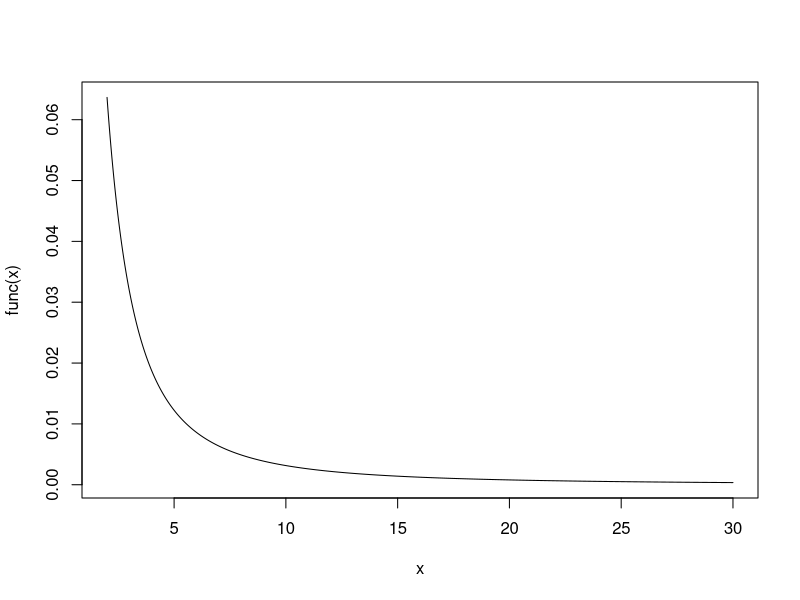
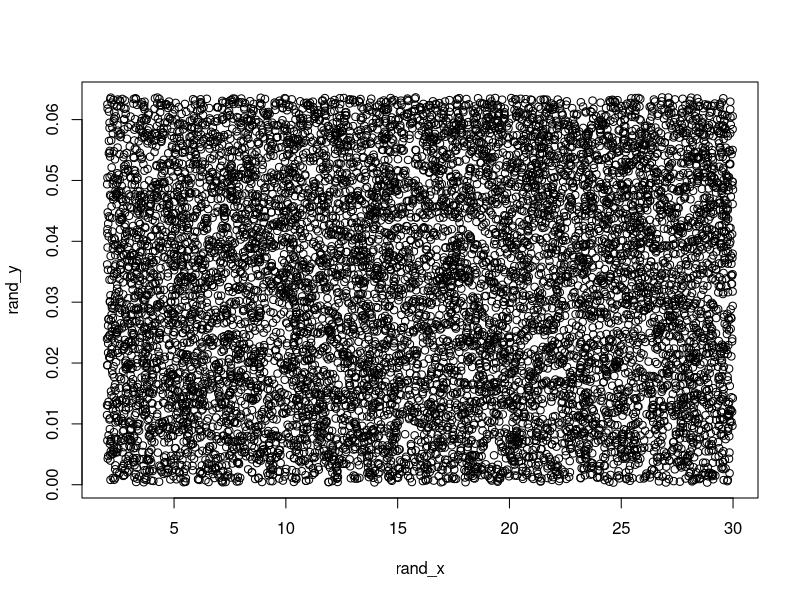
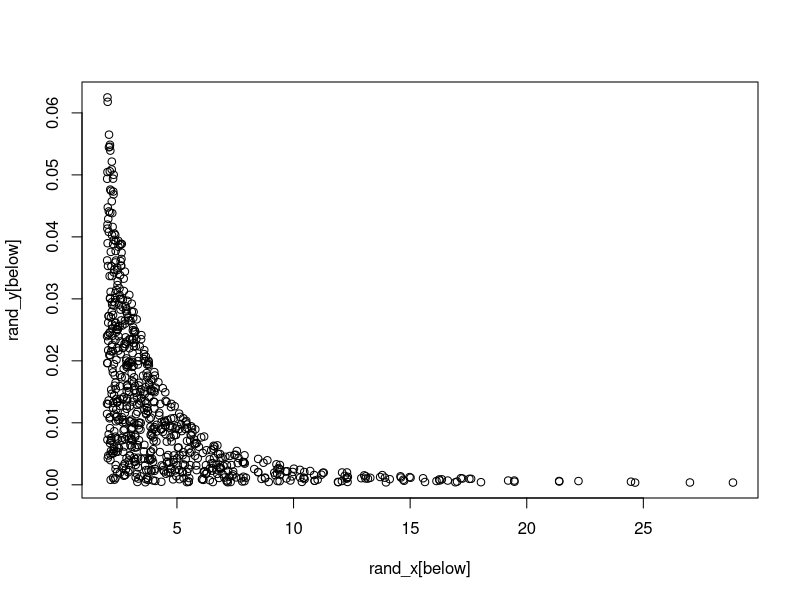

Here is the R script that generated these plots, in order:
h <- function(x) (cos(50*x)+sin(20*x))^2
p <- function(x) (1/(pi*(1+x^2)))

MonteCarloInt <- function(func,lim1,lim2){
  g <- curve(func, lim1, lim2, n = 10000)
  r <- seq(length=10000, from=lim1, to=lim2)
  f <- func(r)
  max_y = max(f)
  min_y= min(f)
  rand_x <- runif(10000, 0, 1) * (lim2-lim1) + lim1
  rand_y <- runif(10000, 0, 1) * (max_y-min_y) + min_y
  plot(rand_x, rand_y)
  delta <- func(rand_x) - rand_y
  i = 0
  below <- (NULL)
  for(n in delta){i = i+1
                  if(n>0.0){below <- c(below,i)}}
  plot(rand_x[below], rand_y[below])
  interval_integral = (max_y-min_y) * (lim2 - lim1)
  integral  = interval_integral * (length(below)/(1.0*length(rand_y)))
  integral
}

MonteCarloInt(p,2.0,30.0)


